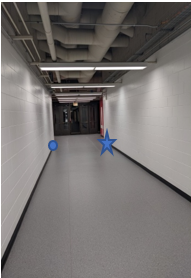
%> input picture left.PNG, 191 x 278 px
$ octave HW6_2.m   (GNU Octave 9; MATLAB toolbox functions it lacks are replaced by stand-ins)
%> lines starting %> are read from the running program, lines starting %| are printed output that depends on the picture
left_image = im2gray(imread('left.PNG'));
%> left_image: size 278x191 uint8; min 0, max 255, mean 117.4
right_image = im2gray(imread('right.PNG'));
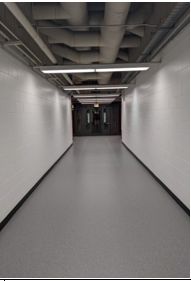
%> input picture right.PNG, 191 x 281 px
%> right_image: size 281x191 uint8; min 0, max 255, mean 117.4
montage({right_image,left_image})
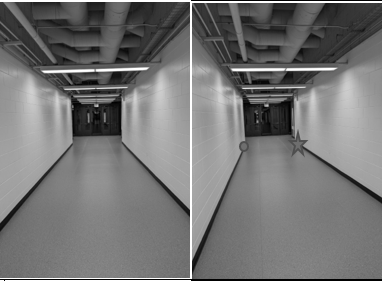
%> displayed picture: size 281x382, on the screen's scale of 0 to 255; min 0, max 255, mean 116.8
figure;

c = normxcorr2(left_image,right_image);
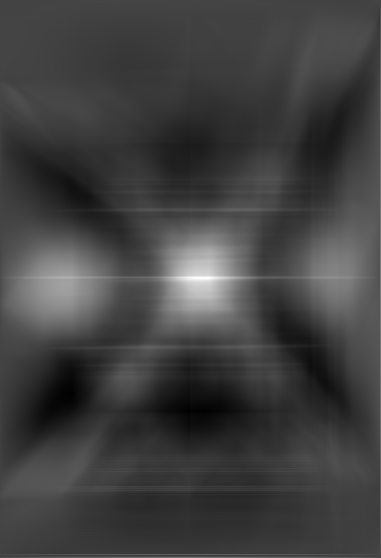
%> c: size 558x381 double; min -0.245, max 0.677, mean -0.00989; drawn with min black and max white
surf(c)
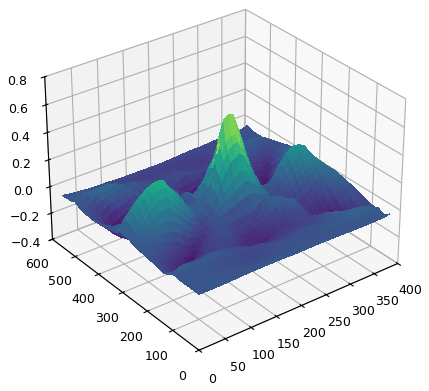
%> figure redrawn from the program's plot data
plot(c)
shading flat
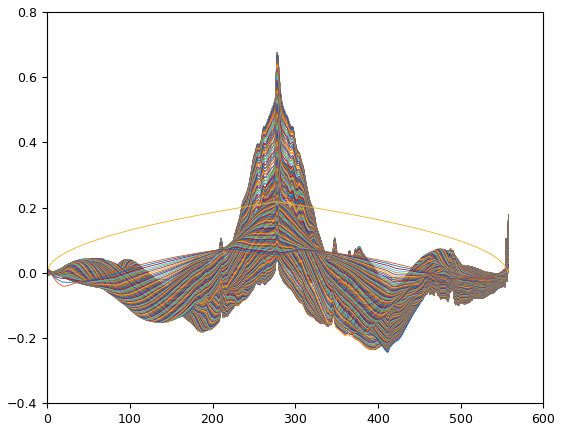
%> figure redrawn from the program's plot data; curve peaks at x = 304, y = 0.0417; curve peaks at x = 304, y = 0.059; curve peaks at x = 302, y = 0.072; curve peaks at x = 302, y = 0.0846
figure;

[ypeak,xpeak] = find(c==max(c(:)));
%> ypeak = 278; xpeak = 200
yoffSet = ypeak-size(left_image,16);
%> yoffSet = 277
xoffSet = xpeak-size(left_image,16);
%> xoffSet = 199

imshow(right_image)
figure;
imshow(left_image)
figure;
drawrectangle(gca,'Position',[xoffSet,yoffSet,size(left_image,2),size(left_image,1)], ...
    'FaceAlpha',0);
%> (the run ends here)
